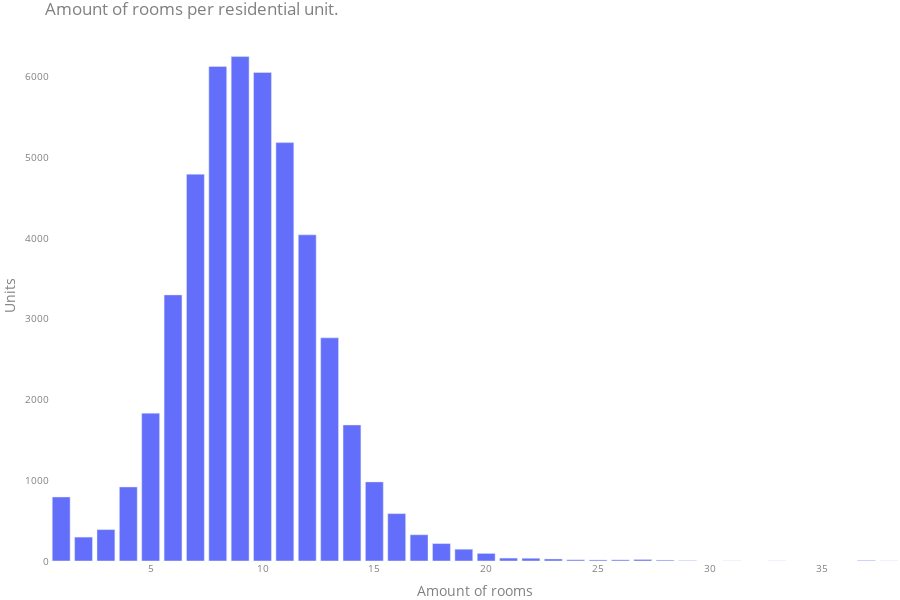

The notebook cell this image was saved under:
### Code cell
plot_bar(unit_rooms, title="Amount of rooms per residential unit.", xaxis_title="Amount of rooms", yaxis_title="Units")

### Figure 1 — Plotly figure (JSON) as saved in the notebook; plotly's stock layout.template omitted (floating-point values rounded to 4 significant figures)
{"data": [{"type": "bar", "x": [1, 2, 3, 4, 5, 6, 7, 8, 9, 10, 11, 12, 13, 14, 15, 16, 17, 18, 19, 20, 21, 22, 23, 24, 25, 26, 27, 28, 29, 31, 33, 37, 38], "y": [793, 296, 389, 917, 1831, 3296, 4791, 6125, 6248, 6051, 5182, 4040, 2764, 1685, 980, 587, 325, 216, 146, 94, 36, 34, 25, 15, 13, 14, 19, 11, 4, 1, 1, 7, 1]}], "layout": {"font": {"color": "grey"}, "height": 600, "margin": {"b": 0, "l": 0, "pad": 0, "r": 0, "t": 30}, "paper_bgcolor": "rgba(0,0,0,0)", "plot_bgcolor": "rgba(0,0,0,0)", "title": {"text": "Amount of rooms per residential unit."}, "xaxis": {"gridcolor": "rgb(50,50,50)", "showgrid": false, "tickfont": {"color": "grey", "size": 10}, "title": {"text": "Amount of rooms"}}, "yaxis": {"gridcolor": "rgb(50,50,50)", "showgrid": false, "tickfont": {"color": "grey", "size": 10}, "title": {"text": "Units"}}}}
